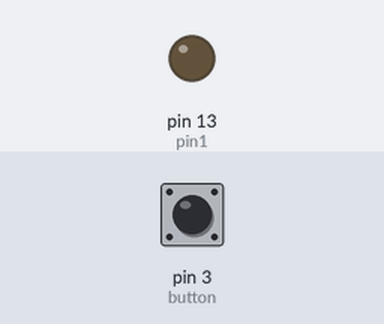
The sketch below on a simulated Arduino Uno, built with avr-gcc and run on an emulated ATmega328P. Shown: output pins drawn as LEDs (lit = HIGH). The inputs (shaded band) are chosen by the test bench; at power-on: pin 3 (button) HIGH.

Above: at 1.2 s.
1.3 s: pin 3 (button) pulled LOW for 0.15 s
At 1.8 s:
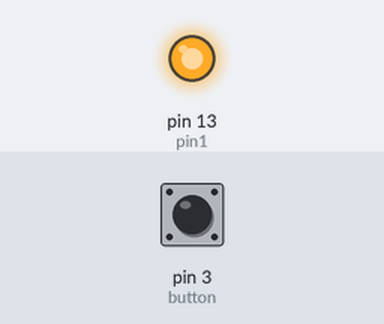
3.0 s: pin 3 (button) pulled LOW for 0.15 s
At 3.1 s:
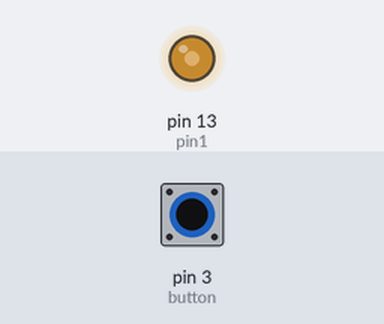
4.7 s: pin 3 (button) pulled LOW for 1 s
At 5.9 s:
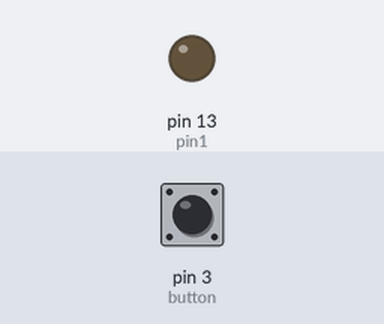
Timing chart, 0 to 7.7 s (numbered marks = the images above; inputs shaded):
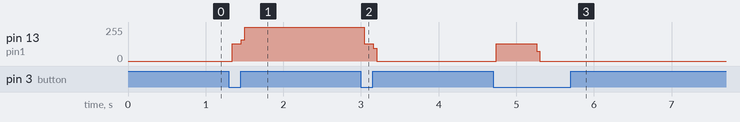

Measured:
- after the input at 1.3 s, pin 13 (pin1): 0/255 → 130/255 at once, → 255/255 0.12 s later
- after the input at 3.0 s, pin 13 (pin1): 255/255 → 129/255 at once, → 0/255 0.12 s later
- after the input at 4.7 s, pin 13 (pin1): 0/255 → 130/255 at once, → 0/255 0.52 s later

The sketch:

buttonPressArduino.ino
```cpp
int pin1 = 13;
int button = 3;
int buttonClicks = 0;
void setup() {
  // put your setup code here, to run once:

pinMode(pin1, OUTPUT);
pinMode(button, INPUT);
  digitalWrite(button, HIGH);
}

void loop() {
  // put your main code here, to run repeatedly:

if(digitalRead(button) == LOW){
  buttonClicks = buttonClicks + 1;
    if(buttonClicks%2 == 1){
        digitalWrite(pin1, HIGH);
      }

      if(buttonClicks%2 == 0){
        digitalWrite(pin1, LOW);
      }
  }


//int time = random(1000,2000);
//digitalWrite(pin1, HIGH);
//delay(time);
//digitalWrite(pin1, LOW);
//delay(time);
}
```
